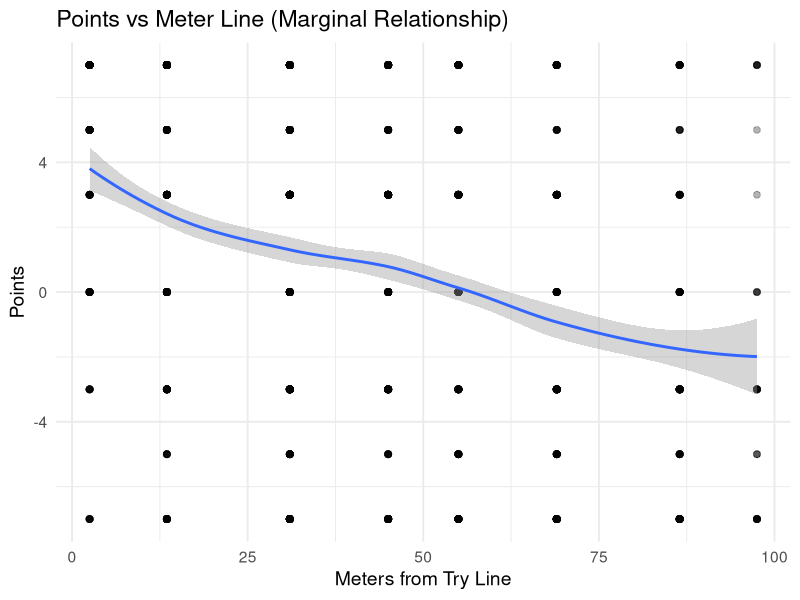
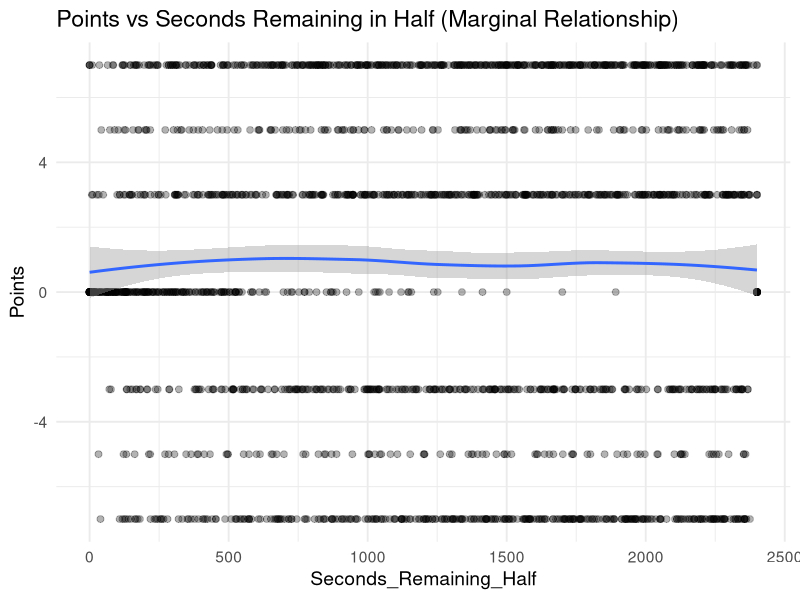
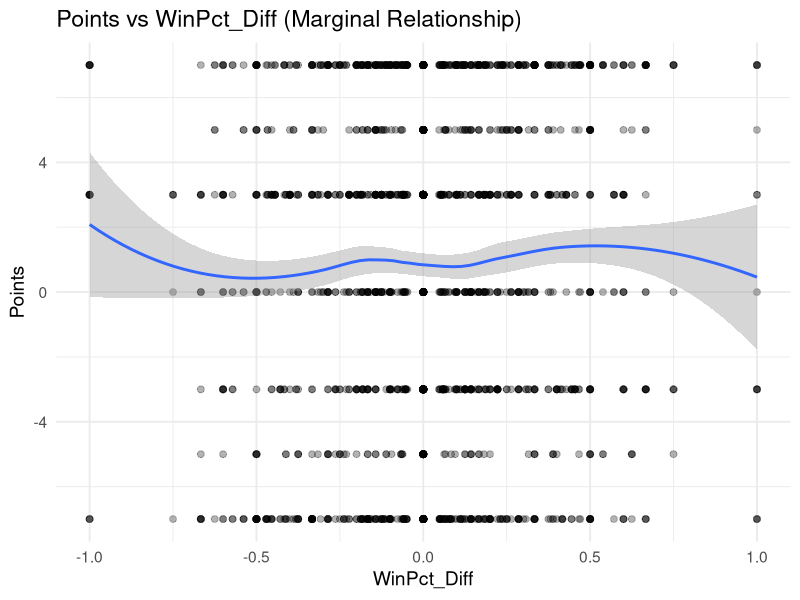
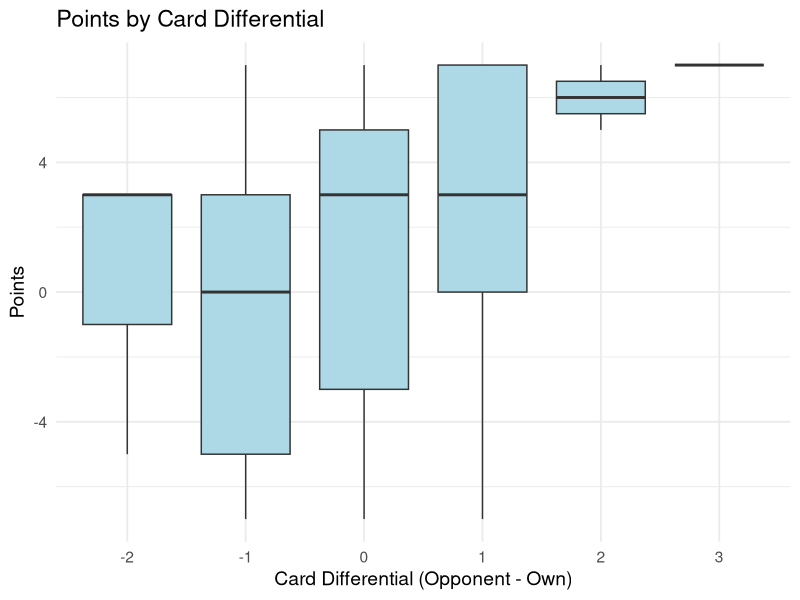

These figures' R source, in order:
#############
### SETUP ###
#############

# load libraries

# install.packages("patchwork")
library(patchwork)
# install.packages("stringr")
library(stringr)
# install.packages("tidyverse")
library(tidyverse)

# set seed for randomization
set.seed(11-19-2025)

#######################
### PHASE DATA LOAD ###
#######################

# run from project directory (or within .Rproj)
phase_data = read_csv("data/phase_2018-19.csv")
# preview data
head(phase_data)

#########################
### LINEOUT DATA PREP ###
#########################

phase_data <- phase_data %>%
  mutate(
    # extract signed numbers inside parentheses: (+3), (-3), etc.
    points = str_extract(Outcome, "[-+]?\\d+") %>% as.numeric(),
    
    # handle cases with no number (e.g. "no score", turnovers)
    points = ifelse(is.na(points), 0, points)
  )

# Getting final score of the match (from full dataset, not just lineouts)
last_play <- phase_data %>%
  group_by(Round, Home, Away) %>%
  filter(ID == max(ID)) %>%
  ungroup() %>%
  mutate(
    last_play_points = str_extract(Outcome, "[-+]?\\d+") %>% as.numeric(),
    last_play_points = ifelse(is.na(last_play_points), 0, last_play_points),
    
    Score_Change = last_play_points,
    
    Final_Points_Difference = Points_Difference + Score_Change,
    Final_Points_Diff_Home = if_else(Team_In_Poss == "Home",
                                     Final_Points_Difference,
                                     -Final_Points_Difference)
  )

# Keeping just first phases beginning with lineouts (after last_play so WinPct is correct)
phase_data <- phase_data %>%
  filter(
    Play_Start == "Lineout",
    Phase == 1
  )

# making win percentage column

last_play <- last_play %>%
  select(Round, Home, Away, Final_Points_Diff_Home) %>%
  distinct()

last_play <- last_play %>%
  pivot_longer(cols = c(Home, Away),
               names_to = "Side",
               values_to = "Team") %>%
  mutate(
    Win = case_when(
      Side == "Home" & Final_Points_Diff_Home > 0 ~ 1,
      Side == "Home" & Final_Points_Diff_Home <= 0 ~ 0,
      Side == "Away" & Final_Points_Diff_Home < 0 ~ 1,
      Side == "Away" & Final_Points_Diff_Home >= 0 ~ 0
    ),
    Round = as.numeric(Round)
  ) %>%
  arrange(Team, Round)

# Get running win percentages
last_play <- last_play %>%
  group_by(Team) %>%
  arrange(Round) %>%
  mutate(
    Games_Played = lag(row_number(), default = 0),
    Wins_Before = lag(cumsum(Win), default = 0),
    WinPct_Before = if_else(Games_Played == 0, 0.5, Wins_Before / Games_Played)
  ) %>%
  ungroup()

# Get teams in possession
phase_data <- phase_data %>%
  mutate(
    Team_for_join = case_when(
      Team_In_Poss == "Home" ~ Home,
      Team_In_Poss == "Away" ~ Away
    )
  ) %>%
# Add in win percentage for team in possession
  left_join(
    last_play %>% select(Team, Round, WinPct_Before),
    by = c("Team_for_join" = "Team", "Round" = "Round")
  )

# Define which team is in possession
phase_data <- phase_data %>%
  mutate(
    Home_Attack = if_else(Team_In_Poss == "Home", 1, 0)
  )

# Get opponent data
phase_data <- phase_data %>%
  mutate(
    Opponent = if_else(Team_In_Poss == "Home", Away, Home)
  ) %>%
    left_join(
      last_play %>% select(Team, Round, WinPct_Before) %>%
        rename(Opponent = Team,
               Opponent_WinPct = WinPct_Before),
      by = c("Opponent", "Round")
    ) %>%
  mutate(
    # Win percent differential
    WinPct_Diff = WinPct_Before - Opponent_WinPct,
    # Card differential
    Card_Diff = (Yellow_Cards_Opp + Red_Cards_Opp) - (Yellow_Cards_Own + Red_Cards_Own)
  )



# Seconds remaining in half
phase_data <- phase_data %>%
  mutate(
    Seconds_Remaining_Half = if_else(
      Seconds_Remaining > 2400,             # first half
      Seconds_Remaining - 2400,             # seconds remaining in first half
      Seconds_Remaining                     # second half: already less than 2400
    )
  )

# Binary less than 2 mins

phase_data <- phase_data %>%
  mutate(
    Less_Than_2_Min = if_else(Seconds_Remaining_Half < 120, 1, 0)
  )

# Binary if lineout part of consecutive plays with same outcome without change in possesion
phase_data <- phase_data %>%
  arrange(Round, Home, Away, ID) %>%
  group_by(Round, Home, Away) %>%
  mutate(
    run_id = cumsum(c(TRUE, diff(Points_Difference) != 0 | Outcome[-1] != Outcome[-n()])),
    n_same = ave(run_id, run_id, FUN = length), # count observations in each run
  ) %>%
  ungroup()

# Adding meter line of play start
# Raw data Location column has explicit zone names (e.g. "5m-22m (own)", "10m-Half (own)").
# Standard pitch: 0-100m try line to try line; 5m, 22m, 10m (each side of half), half at 50m.
location_names <- c("5m-Goal (opp)", "22m-5m (opp)", "10m-22m (opp)",
                    "Half-10m (opp)","10m-Half (own)", "22m-10m (own)",
                    "5m-22m (own)", "Goal-5m (own)")
location_meters <- c(2.5, 13.5, 31, 45, 55, 69, 86.5, 97.5)

# Explicit zone boundaries: y = distance (m) from *opponents'* try line (the goal we're attacking).
# So 0 = on their line, 100 = on our line. Matches Location ranges (5m/22m/10m/half).
zone_boundaries_m <- c(0, 5, 22, 40, 50, 60, 78, 95, 100)

lookup <- setNames(location_meters, location_names)

phase_data$meter_line <- lookup[phase_data$Location]

# Sampling one random observation from consecutive lineouts within a single possession
sampled_phase_data <- phase_data %>%
  arrange(Round, Home, Away, ID) %>%
  group_by(Round, Home, Away, run_id) %>%
  slice_sample(n = 1) %>% 
  ungroup()

#############
### PLOTS ###
#############

# Meter line
meter_line_marginal <- ggplot(sampled_phase_data, aes(x = meter_line, y = points)) +
  geom_point(alpha = 0.3, size = 2) +
  geom_smooth(method = "loess", se = TRUE) +
  labs(
    title = "Points vs Meter Line (Marginal Relationship)",
    x = "Meters from Try Line",
    y = "Points"
  ) +
  theme_minimal(base_size = 14)

ggsave("plots/meter_line_marginal.png", meter_line_marginal,
       width = 10, height = 8, dpi = 300)

# Seconds remaining in half
seconds_remaining_marginal <- ggplot(sampled_phase_data, aes(x = Seconds_Remaining_Half, y = points)) +
  geom_point(alpha = 0.3, size = 2) +
  geom_smooth(method = "loess", se = TRUE) +
  labs(
    title = "Points vs Seconds Remaining in Half (Marginal Relationship)",
    x = "Seconds_Remaining_Half",
    y = "Points"
  ) +
  theme_minimal(base_size = 14)

ggsave("plots/seconds_remaining_marginal.png", seconds_remaining_marginal,
       width = 10, height = 8, dpi = 300)

# Win Percent Differential
win_per_marginal <- ggplot(sampled_phase_data, aes(x = WinPct_Diff, y = points)) +
  geom_point(alpha = 0.3, size = 2) +
  geom_smooth(method = "loess", se = TRUE) +
  labs(
    title = "Points vs WinPct_Diff (Marginal Relationship)",
    x = "WinPct_Diff",
    y = "Points"
  ) +
  theme_minimal(base_size = 14)

ggsave("plots/win_per_marginal.png", win_per_marginal,
       width = 10, height = 8, dpi = 300)

# Card Differential
card_dif_marginal <- ggplot(sampled_phase_data, aes(x = factor(Card_Diff), y = points)) +
  geom_boxplot(fill = "lightblue") +
  labs(
    title = "Points by Card Differential",
    x = "Card Differential (Opponent - Own)",
    y = "Points"
  ) +
  theme_minimal(base_size = 14)

ggsave("plots/card_dif_marginal.png", card_dif_marginal,
       width = 10, height = 8, dpi = 300)
